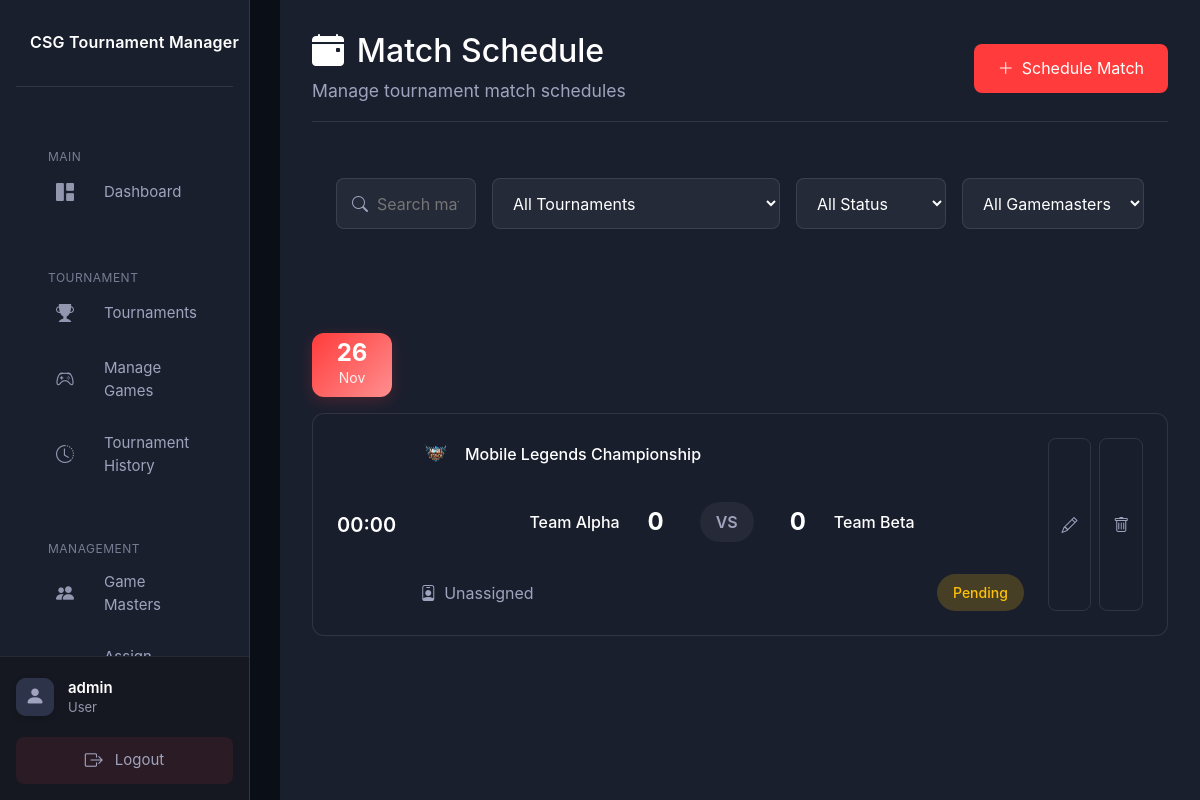
The page /admin/schedule.php (signed in) on the database its author committed.
### tables this page shows
CREATE TABLE `matches` (
  `id` int(11) NOT NULL,
  `tournament_id` int(11) DEFAULT NULL,
  `team1_id` int(11) DEFAULT NULL,
  `team2_id` int(11) DEFAULT NULL,
  `match_date` date DEFAULT NULL,
  `round_number` int(11) DEFAULT 1,
  `bracket_position` int(11) DEFAULT 0,
  `match_time` time DEFAULT NULL,
  `team1_score` int(11) DEFAULT 0,
  `team2_score` int(11) DEFAULT 0,
  `status` enum('pending','ongoing','completed') DEFAULT 'pending',
  `winner_id` int(11) DEFAULT NULL,
  `created_at` timestamp NOT NULL DEFAULT current_timestamp(),
  `gamemaster_id` int(11) DEFAULT NULL,
  `start_time` timestamp NULL DEFAULT NULL,
  `end_time` timestamp NULL DEFAULT NULL,
  `score_team1` int(11) DEFAULT 0,
  `score_team2` int(11) DEFAULT 0
);

CREATE TABLE `games` (
  `id` int(11) NOT NULL,
  `game_code` varchar(20) NOT NULL,
  `name` varchar(100) NOT NULL,
  `icon` varchar(255) NOT NULL,
  `description` text DEFAULT NULL,
  `color` varchar(7) NOT NULL,
  `team_size` varchar(20) NOT NULL,
  `platform` varchar(50) NOT NULL,
  `status` enum('active','inactive') DEFAULT 'active',
  `created_at` timestamp NOT NULL DEFAULT current_timestamp(),
  `category` varchar(50) DEFAULT NULL
);

CREATE TABLE `tournaments` (
  `id` int(11) NOT NULL,
  `game_id` int(11) DEFAULT NULL,
  `name` varchar(255) NOT NULL,
  `start_date` date NOT NULL,
  `end_date` date NOT NULL,
  `status` enum('registration','ongoing','completed','active') DEFAULT 'registration',
  `created_at` timestamp NOT NULL DEFAULT current_timestamp(),
  `max_teams` int(11) NOT NULL DEFAULT 8,
  `prize_pool` decimal(10,2) NOT NULL DEFAULT 0.00,
  `registration_deadline` date DEFAULT NULL,
  `rules` text DEFAULT NULL,
  `registration_open` tinyint(1) DEFAULT 1,
  `team_size` int(11) DEFAULT 5,
  `auto_assign_gm` tinyint(1) DEFAULT 0,
  `match_duration` int(11) DEFAULT 60,
  `gamemaster_id` int(11) DEFAULT NULL,
  `tournament_type` enum('1v1','3v3','5v5') NOT NULL DEFAULT '5v5',
  `winner_id` int(11) DEFAULT NULL,
  `bracket_type` enum('single_elimination','double_elimination') DEFAULT 'single_elimination',
  `brackets_generated` tinyint(1) DEFAULT 0,
  `completed_at` datetime DEFAULT NULL,
  `platform` enum('Physical','Online') NOT NULL DEFAULT 'Online'
);

### admin/schedule.php (the view, shortened to what this page needs)
<?php
require_once('../config/database.php');
try {
    $matches_query = "
        SELECT
            m.*,
            t.name as tournament_name,
            g.name as game_name,
            g.icon as game_icon,
            COALESCE(t1.team_name, 'TBD') as team1_name,
            COALESCE(t2.team_name, 'TBD') as team2_name,
            COALESCE(u.username, 'Unassigned') as gamemaster_name,
            t.gamemaster_id,
            t.status as tournament_status
        FROM matches m
        JOIN tournaments t ON m.tournament_id = t.id
        JOIN games g ON t.game_id = g.id
        LEFT JOIN teams t1 ON m.team1_id = t1.id
        LEFT JOIN teams t2 ON m.team2_id = t2.id
        LEFT JOIN users u ON t.gamemaster_id = u.id
        ORDER BY m.match_date ASC";
    $matches = $conn->query($matches_query);
} catch (Exception $e) {
    $error_message = $e->getMessage();
}
?>
<!DOCTYPE html>
<html lang="en">
<head>
    <link href="https://cdn.jsdelivr.net/npm/bootstrap@5.1.3/dist/css/bootstrap.min.css" rel="stylesheet">
    <link rel="stylesheet" href="https://cdn.jsdelivr.net/npm/bootstrap-icons@1.7.2/font/bootstrap-icons.css">
    <link href="../css/style.css" rel="stylesheet">
    <link href="css/schedule.css" rel="stylesheet">
    <link href="css/sidebar.css" rel="stylesheet">
</head>
<body>
    <div class="dashboard-container">
        <?php include 'includes/sidebar.php'; ?>
        <main class="main-content">
            <div class="content-header">
                <div class="header-title">
                    <h1><i class="bi bi-calendar-event-fill"></i> Match Schedule</h1>
                    <p>Manage tournament match schedules</p>
                </div>
                <div class="header-actions">
                    <button class="btn-create" onclick="location.href='create_match.php'">
                        <i class="bi bi-plus-lg"></i>
                        Schedule Match
                    </button>
                </div>
            </div>
            <div class="filters-section">
                <div class="filter-group">
                    <div class="search-box">
                        <i class="bi bi-search"></i>
                        <input type="text" id="searchMatch" placeholder="Search matches...">
                    </div>
                    <select class="filter-select" id="tournamentFilter">
                        <option value="all">All Tournaments</option>
                    </select>
                    <select class="filter-select" id="statusFilter">
                        <option value="all">All Status</option>
                    </select>
                    <select class="filter-select" id="gamemasterFilter">
                        <option value="all">All Gamemasters</option>
                    </select>
                </div>
            </div>
            <div class="schedule-timeline">
                <?php
                $current_date = '';
                if($matches->num_rows > 0):
                    while($match = $matches->fetch_assoc()):
                        $match_date = date('Y-m-d', strtotime($match['match_date']));
                        if($match_date != $current_date):
                            $current_date = $match_date;
                ?>
                            <div class="date-header">
                                <div class="date-badge">
                                    <span class="day"><?php echo date('d', strtotime($match_date)); ?></span>
                                    <span class="month"><?php echo date('M', strtotime($match_date)); ?></span>
                                </div>
                            </div>
                <?php endif; ?>
                        <div class="match-card" data-tournament="<?php echo $match['tournament_id']; ?>"
                             data-status="<?php echo $match['status']; ?>"
                             data-gamemaster="<?php echo $match['gamemaster_id']; ?>">
                            <div class="match-time">
                                <?php echo date('H:i', strtotime($match['match_date'])); ?>
                            </div>
                            <div class="match-details">
                                <div class="tournament-info">
                                    <img src="../images/games/<?php echo $match['game_icon']; ?>"
                                         alt="<?php echo htmlspecialchars($match['game_name']); ?>"
                                         class="game-icon">
                                    <span class="tournament-name">
                                        <?php echo htmlspecialchars($match['tournament_name']); ?>
                                    </span>
                                </div>
                                <div class="teams-vs">
                                    <div class="team team1">
                                        <span class="team-name"><?php echo htmlspecialchars($match['team1_name']); ?></span>
                                        <span class="score"><?php echo $match['score_team1']; ?></span>
                                    </div>
                                    <div class="vs-badge">VS</div>
                                    <div class="team team2">
                                        <span class="score"><?php echo $match['score_team2']; ?></span>
                                        <span class="team-name"><?php echo htmlspecialchars($match['team2_name']); ?></span>
                                    </div>
                                </div>
                                <div class="match-meta">
                                    <span class="gamemaster">
                                        <i class="bi bi-person-badge"></i>
                                        <?php echo htmlspecialchars($match['gamemaster_name']); ?>
                                    </span>
                                    <span class="status-badge <?php echo $match['status']; ?>">
                                        <?php echo ucfirst($match['status']); ?>
                                    </span>
                                </div>
                            </div>
                            <div class="match-actions">
                                <button class="btn-edit" onclick="location.href='edit_match.php?id=<?php echo $match['id']; ?>'">
                                    <i class="bi bi-pencil"></i>
                                </button>
                                <button class="btn-delete" onclick="confirmDelete(<?php echo $match['id']; ?>)">
                                    <i class="bi bi-trash"></i>
                                </button>
                            </div>
                        </div>
                <?php
                    endwhile;
                endif; ?>
            </div>
        </main>
    </div>
</body>
</html>

### css/style.css (style rules this page uses)
:root { --dark-primary: #0a0e17; --dark-secondary: #1a1f2e; --dark-accent: #2a3142; --text-primary: #ffffff; --text-secondary: #b3b3b3; --accent-color: #ff3b3b; --success-color: #00d26a; --warning-color: #ffb800; }
body { background-color: var(--dark-primary); color: var(--text-primary); font-family: 'Inter', sans-serif; }
h1, h2, h3, h4, h5, h6 { color: var(--text-primary); }
p, span { color: var(--text-secondary); }
.tournament-info { flex: 1; }
.content-header { margin-bottom: 2rem; padding-bottom: 1rem; border-bottom: 1px solid rgba(255, 255, 255, 0.1); }
.content-header h1 { margin: 0; font-size: 2rem; color: #fff; display: flex; align-items: center; gap: 0.75rem; }
.content-header p { margin: 0.5rem 0 0 0; color: rgba(255, 255, 255, 0.7); font-size: 1.1rem; }

### admin/css/schedule.css (style rules this page uses)
:root { --sidebar-bg: #1a1f2e; --card-bg: rgba(26, 31, 46, 0.95); --accent-color: #ff3b3b; --text-primary: #ffffff; --text-secondary: #a0a3bd; --hover-glow: 0 0 20px rgba(255, 59, 59, 0.2); --border-color: rgba(255, 255, 255, 0.1); }
.main-content { margin-left: 280px; padding: 2rem; background: var(--sidebar-bg); min-height: 100vh; }
.content-header { display: flex; justify-content: space-between; align-items: center; margin-bottom: 2rem; }
.header-title h1 { color: var(--text-primary); display: flex; align-items: center; gap: 0.8rem; margin: 0; }
.header-title p { color: var(--text-secondary); margin: 0.5rem 0 0; }
.btn-create { background: var(--accent-color); color: white; border: none; padding: 0.8rem 1.5rem; border-radius: 8px; display: flex; align-items: center; gap: 0.5rem; transition: all 0.3s ease; }
.filters-section { background: var(--card-bg); padding: 1.5rem; border-radius: 12px; margin-bottom: 2rem; }
.filter-group { display: flex; gap: 1rem; }
.search-box { flex: 1; position: relative; }
.search-box i { position: absolute; left: 1rem; top: 50%; transform: translateY(-50%); color: var(--text-secondary); }
.search-box input { width: 100%; padding: 0.8rem 1rem 0.8rem 2.5rem; border: 1px solid var(--border-color); border-radius: 8px; background: rgba(255, 255, 255, 0.05); color: var(--text-primary); }
.filter-select { padding: 0.8rem 1rem; border: 1px solid var(--border-color); border-radius: 8px; background: rgba(255, 255, 255, 0.05); color: var(--text-primary); min-width: 150px; }
.schedule-timeline { padding: 1rem 0; }
.date-header { display: flex; align-items: center; margin: 2rem 0 1rem; }
.date-badge { background: linear-gradient(135deg, var(--accent-color), #ff8f8f); padding: 0.5rem 1rem; border-radius: 12px; text-align: center; min-width: 80px; box-shadow: 0 4px 15px rgba(255, 59, 59, 0.2); }
.date-badge .day { font-size: 1.5rem; font-weight: 700; color: white; display: block; line-height: 1; }
.date-badge .month { font-size: 0.875rem; color: rgba(255, 255, 255, 0.9); }
.match-card { background: var(--card-bg); border-radius: 12px; margin: 1rem 0; display: grid; grid-template-columns: auto 1fr auto; gap: 1.5rem; padding: 1.5rem; border: 1px solid var(--border-color); transition: all 0.3s ease; }
.match-time { font-size: 1.25rem; font-weight: 600; color: var(--text-primary); display: flex; align-items: center; }
.match-details { display: flex; flex-direction: column; gap: 1rem; }
.tournament-info { display: flex; align-items: center; gap: 0.8rem; }
.game-icon { width: 32px; height: 32px; border-radius: 8px; }
.tournament-name { color: var(--text-primary); font-weight: 500; }
.teams-vs { display: flex; align-items: center; justify-content: center; gap: 1.5rem; margin: 1rem 0; }
.team { display: flex; align-items: center; gap: 1rem; }
.team-name { color: var(--text-primary); font-weight: 500; }
.score { font-size: 1.5rem; font-weight: 700; color: var(--text-primary); min-width: 40px; text-align: center; }
.vs-badge { color: var(--text-secondary); font-weight: 600; padding: 0.5rem 1rem; background: rgba(255, 255, 255, 0.05); border-radius: 20px; }
.match-meta { display: flex; justify-content: space-between; align-items: center; }
.gamemaster { color: var(--text-secondary); display: flex; align-items: center; gap: 0.5rem; }
.status-badge { padding: 0.5rem 1rem; border-radius: 20px; font-size: 0.875rem; font-weight: 500; }
.status-badge.pending { background: rgba(255, 193, 7, 0.2); color: #ffc107; }
.match-actions { display: flex; gap: 0.5rem; }
.btn-edit, .btn-delete { padding: 0.8rem; border: 1px solid var(--border-color); border-radius: 8px; background: transparent; color: var(--text-secondary); transition: all 0.3s ease; }

### rows shown on the page
matches: match_date "26", match_date "Nov", match_date "00:00", games.icon (picture), tournament.name "Mobile Legends Championship", team1_name "Team Alpha", score_team1 "0", score_team2 "0", team2_name "Team Beta", gamemaster_name "Unassigned", status "Pending"

### other values the page prints
$_SESSION['username'] "admin"
